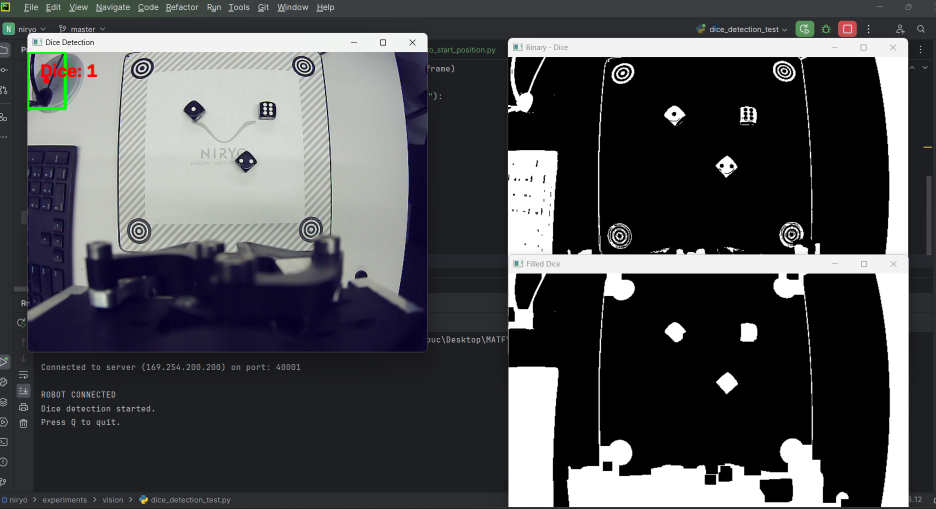
#> input picture experiments/extra/ahoj.png, 1872 x 1018 px (shown at 1/2 size); its folder holds only this picture in this run
$ python -i dice_workspace.py   (imports and definitions only)
#> lines starting #> are read from the running program, lines starting #| are printed output that depends on the picture; after the words box and inside, x2 and y2 are one past the last pixel; in counts of white or black regions, pixels touching at a corner belong together
from dataclasses import dataclass

import cv2
import numpy as np


@dataclass
class Workspace:
    corners: np.ndarray
    mask: np.ndarray

    def relative_position(self, pixel):
        destination = np.array([[0, 0], [1, 0], [1, 1], [0, 1]], dtype=np.float32)
        transform = cv2.getPerspectiveTransform(
            self.corners.astype(np.float32), destination
        )
        point = np.asarray([[pixel]], dtype=np.float32)
        relative = cv2.perspectiveTransform(point, transform)[0, 0]
        return float(relative[0]), float(relative[1])


def find_ring_markers(gray):
    adaptive = cv2.adaptiveThreshold(
        gray, 255, cv2.ADAPTIVE_THRESH_MEAN_C, cv2.THRESH_BINARY, 15, 25
    )
    low_contrast = cv2.adaptiveThreshold(
        gray, 255, cv2.ADAPTIVE_THRESH_GAUSSIAN_C, cv2.THRESH_BINARY, 31, 5
    )
    _, global_threshold = cv2.threshold(
        gray, 0, 255, cv2.THRESH_BINARY_INV + cv2.THRESH_OTSU
    )
    candidates = []
    for threshold in (adaptive, low_contrast, global_threshold):
        contours, hierarchy = cv2.findContours(
            threshold, cv2.RETR_TREE, cv2.CHAIN_APPROX_SIMPLE
        )
        if hierarchy is None:
            continue
        for index, contour in enumerate(contours):
            (cx, cy), radius = cv2.minEnclosingCircle(contour)
            if not 7 <= radius <= min(gray.shape) * 0.12:
                continue
            center = np.array([cx, cy])
            nested = 0
            current = index
            while current >= 0:
                ring = contours[current]
                area = cv2.contourArea(ring)
                perimeter = cv2.arcLength(ring, True)
                if perimeter == 0:
                    break
                circularity = 4 * np.pi * area / perimeter ** 2
                if circularity < (0.83 if nested == 0 else 0.70):
                    break
                (rx, ry), _ = cv2.minEnclosingCircle(ring)
                if np.linalg.norm(np.array([rx, ry]) - center) > max(2, radius * 0.15):
                    break
                nested += 1
                current = hierarchy[0, current, 2]
            if nested >= 3:
                candidates.append((center, radius))

    # Each ring and threshold can produce the same marker; keep its largest contour.
    markers = []
    for center, radius in sorted(candidates, key=lambda item: item[1], reverse=True):
        if not any(
            np.linalg.norm(center - other) <= max(3, other_radius * 0.25)
            for other, other_radius in markers
        ):
            markers.append((center, radius))
    return markers


def detect_workspace(frame):
    """Locate exactly four Niryo ring markers without guessing missing corners."""
    gray = cv2.cvtColor(frame, cv2.COLOR_BGR2GRAY)
    markers = find_ring_markers(gray)
    if len(markers) != 4:
        return None

    centers = np.asarray([center for center, _ in markers], dtype=np.float32)
    hull = cv2.convexHull(centers).reshape(-1, 2)
    if len(hull) != 4 or cv2.contourArea(hull) < 2500:
        return None
    corners = np.int32(np.round(order_corners(hull)))
    sides = np.linalg.norm(np.roll(corners, -1, axis=0) - corners, axis=1)
    radii = [radius for _, radius in markers]
    if min(sides) < 4 * max(radii) or max(sides) / min(sides) > 4:
        return None

    mask = np.zeros(gray.shape, dtype=np.uint8)
    cv2.fillConvexPoly(mask, corners, 255)
    mask = cv2.erode(mask, np.ones((5, 5), np.uint8))
    for center, radius in markers:
        point = tuple(map(int, np.round(center)))
        cv2.circle(mask, point, int(np.ceil(radius)) + 3, 0, -1)
    return Workspace(corners, mask)


def order_corners(points):
    """Order four points as top-left, top-right, bottom-right, bottom-left."""
    points = np.asarray(points, dtype=np.float32).reshape(4, 2)
    center = points.mean(axis=0)
    angles = np.arctan2(points[:, 1] - center[1], points[:, 0] - center[0])
    points = points[np.argsort(angles)]
    start = np.argmin(points[:, 0] + points[:, 1])
    return np.roll(points, -start, axis=0)

>>> import cv2
>>> picture = cv2.imread('../extra/ahoj.png')
#> picture is the input picture: shape (1018, 1872, 3); mean B, G, R 78.5, 75.9, 75.1
>>> result = detect_workspace(picture)
#> in detect_workspace, `gray = cv2.cvtColor(frame, cv2.COLOR_BGR2GRAY)`:
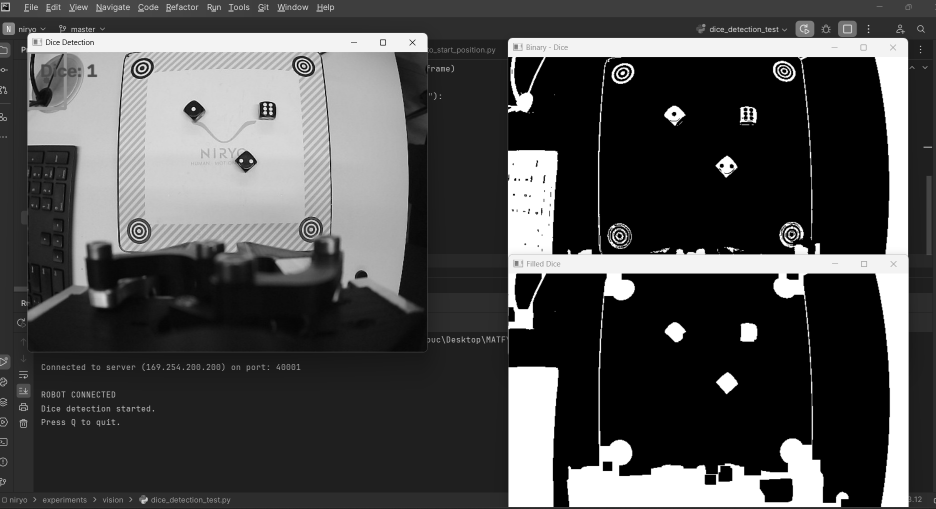
#> gray: shape (1018, 1872) (shown at 1/2 size); min 0, max 255, mean 76
#> in find_ring_markers, `adaptive = cv2.adaptiveThreshold( gray, 255, cv2.ADAPTIVE_THRESH_MEAN_..`:
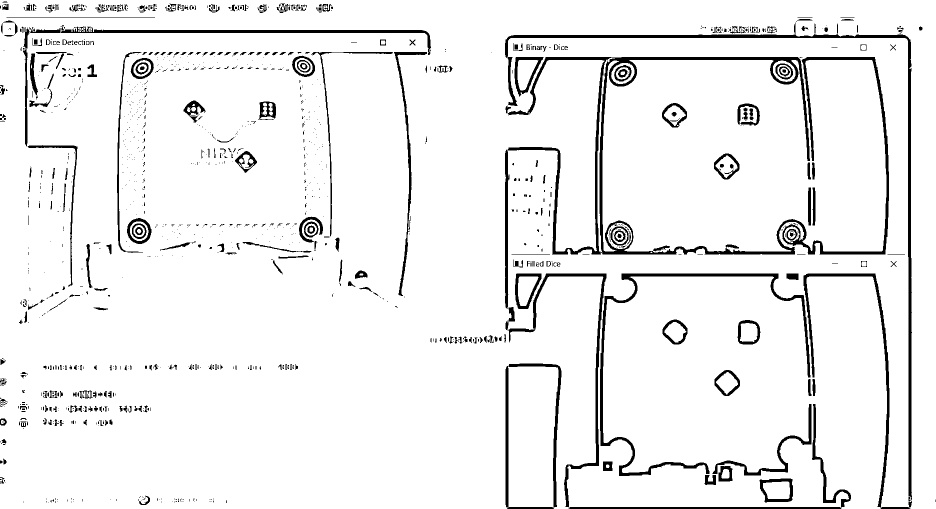
#> adaptive: shape (1018, 1872) (shown at 1/2 size); 93.8% white; 1229 black regions (864 under 20 px), largest, box (x1, y1, x2, y2) and area: (1016, 114, 1778, 509) 23265, (1010, 46, 1824, 1001) 10660, (1200, 547, 1621, 952) 7668
#> in find_ring_markers, `low_contrast = cv2.adaptiveThreshold( gray, 255, cv2.ADAPTIVE_THRESH_G..`:
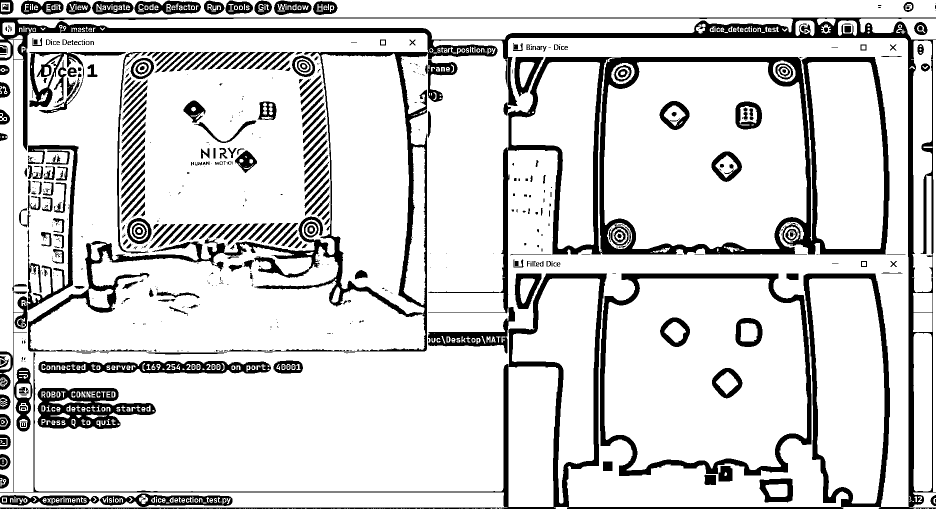
#> low_contrast: shape (1018, 1872) (shown at 1/2 size); 83.9% white; 807 black regions (450 under 20 px), largest, box (x1, y1, x2, y2) and area: (0, 35, 1872, 1018) 112782, (856, 114, 1779, 707) 51282, (1200, 547, 1623, 952) 17245
#> in find_ring_markers, `_, global_threshold = cv2.threshold( gray, 0, 255, cv2.THRESH_BINARY_I..`:
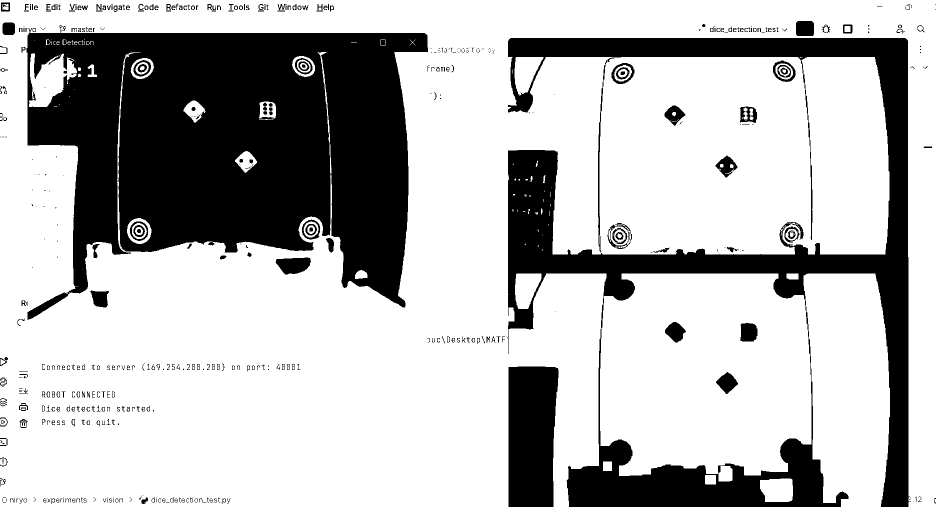
#> global_threshold: shape (1018, 1872) (shown at 1/2 size); 72.3% white; 524 black regions (243 under 20 px), largest, box (x1, y1, x2, y2) and area: (53, 50, 856, 640) 299977, (1015, 76, 1822, 1014) 175628, (1017, 733, 1117, 1014) 25977
#> the loop in find_ring_markers, `for threshold in (adaptive, low_contrast, global_threshold):` made 3 passes
#> after the loop in find_ring_markers, `for threshold in (adaptive, low_contrast, global_threshold):`: candidates = 54 items, first 6: ([622.2, 458.8], 11.95), ([278.2, 461.7], 26.76), ([277.2, 462], 19.85), ([277, 462.1], 16.66), ([277.6, 461.7], 12.1), ([284.2, 136.6], 24.83)
#> the loop in find_ring_markers, `for center, radius in sorted(candidates, key=lambda item: item[1], rev..` made 54 passes
#> (center, radius) on passes 1 to 12: ([278.1, 461.7], 26.98), ([278.2, 461.7], 26.76), ([278.1, 461.6], 25.83), ([607.1, 131.6], 25.13), ([284.3, 136.7], 25.13), ([606.6, 132.2], 25.02), ([284.2, 136.6], 24.83), ([1568.3, 141.3], 24.83), ([1245.5, 147], 24.82), ([1568, 142], 24.41), ([1245.3, 146.1], 24.39), ([1245.5, 146.5], 24.3)
#> after the loop in find_ring_markers, `for center, radius in sorted(candidates, key=lambda item: item[1], rev..`: markers = [([278.1, 461.7], 26.98), ([607.1, 131.6], 25.13), ([284.3, 136.7], 25.13), ([1568.3, 141.3], 24.83), ([1245.5, 147], 24.82), ([623.1, 459.1], 21.11)]
